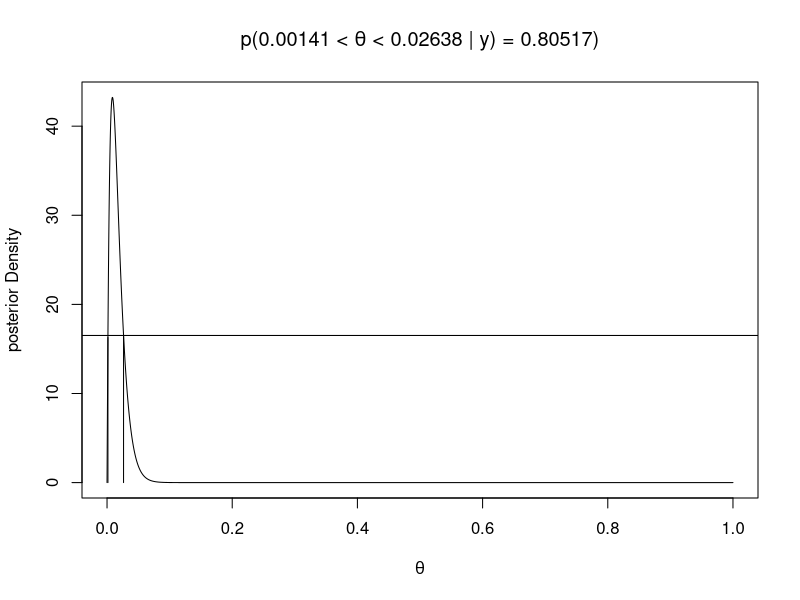
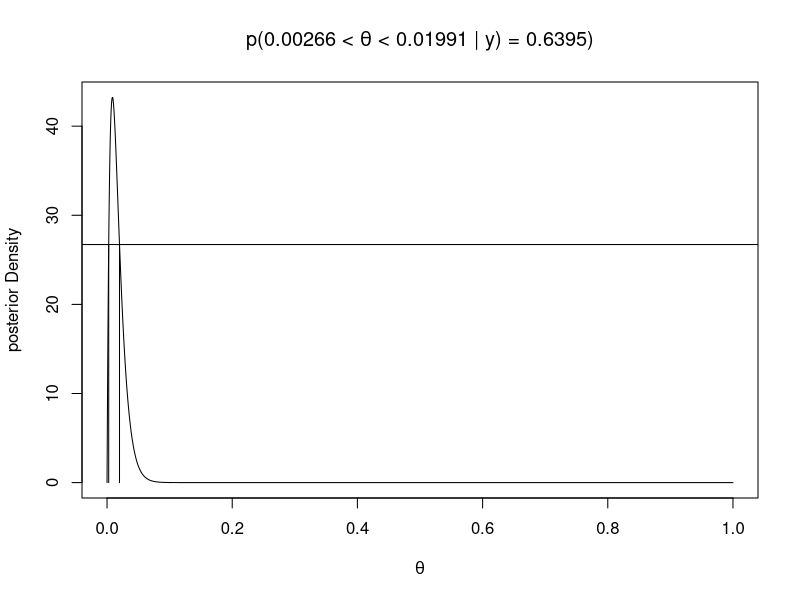
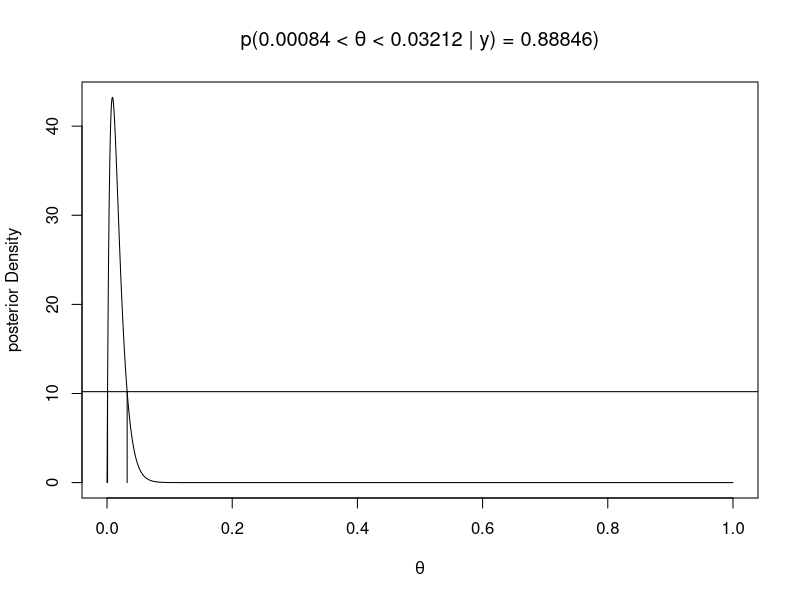
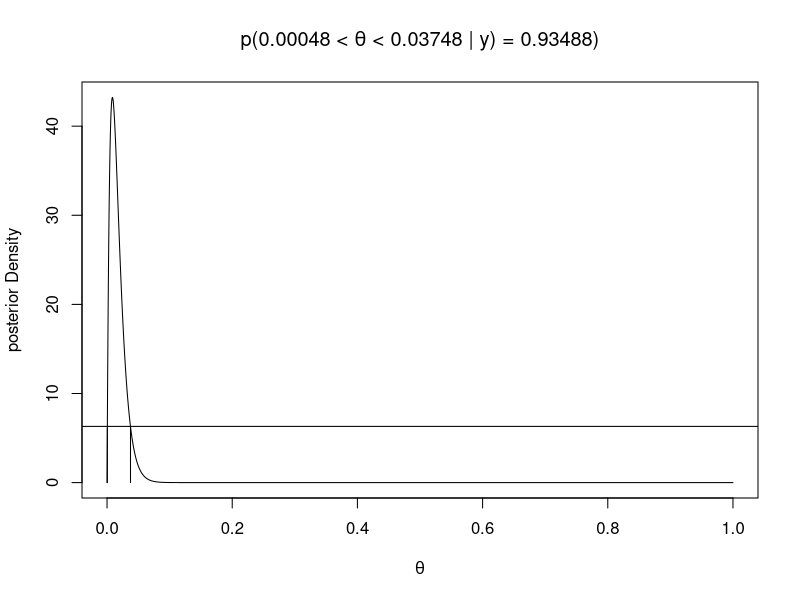
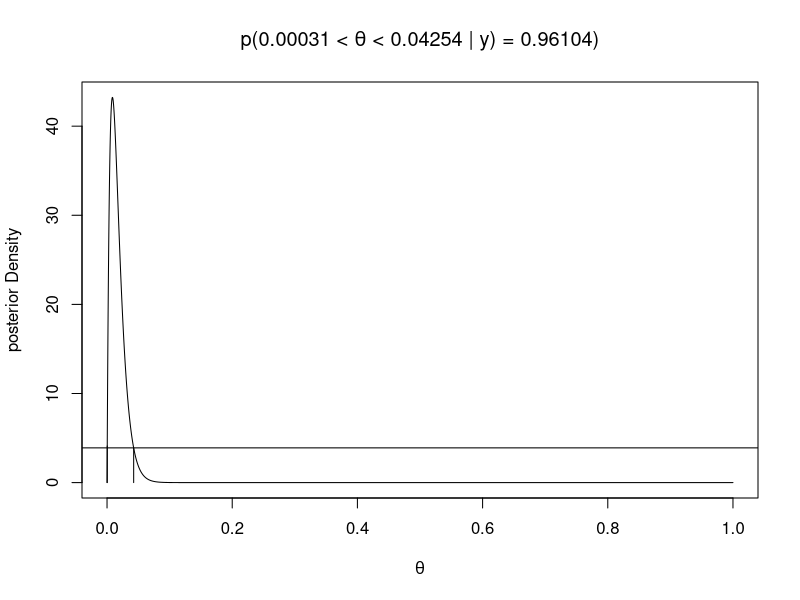
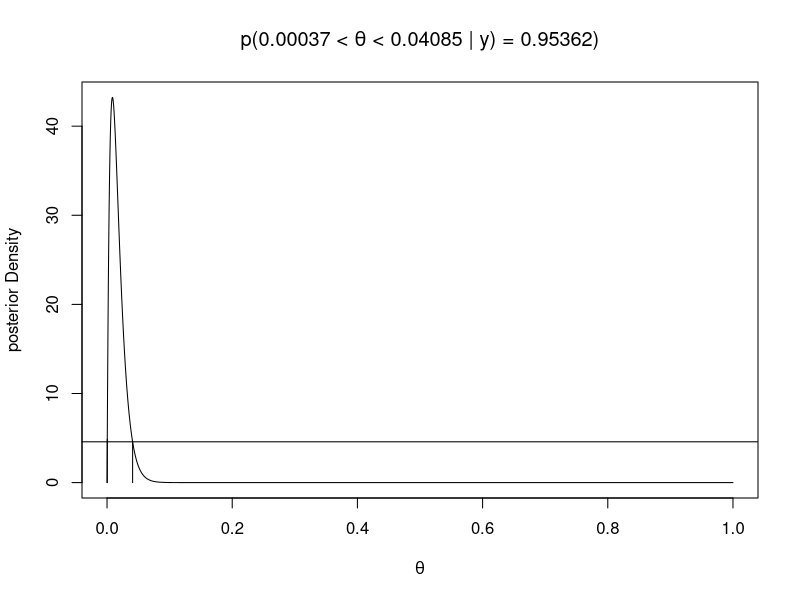
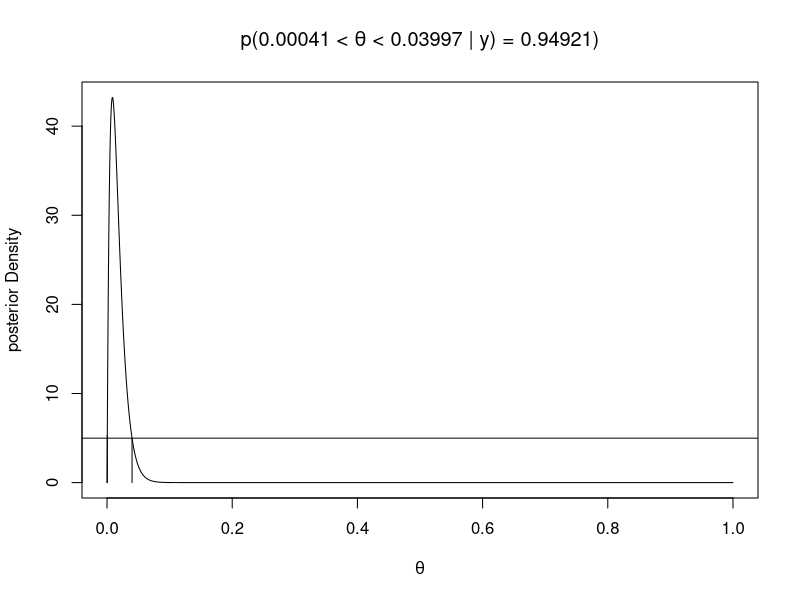
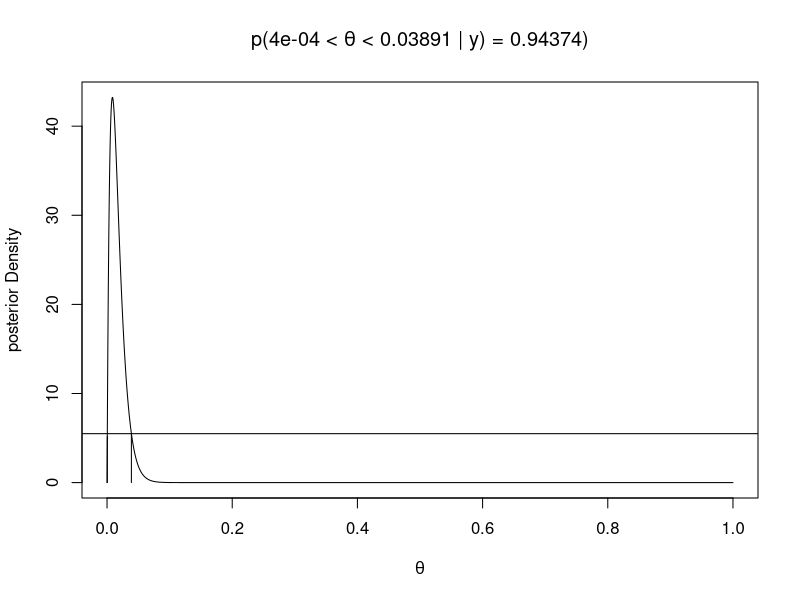

Generate these figures, in order, with R:
library(tidyverse)

CauchyPercentage <- function(y = NULL,# a value to test Pr[p < y]
                             alpha = 0.025,
                             x, # a vector of samples
                             p # a vector of possible parameters
) {
  
  dens <- function(p) {
    vapply(p,cauchydist,min(p), x = x)
  }
  
  cauchydens <- function(x,p,climlow = -Inf,climhigh = Inf){
    
    cauchydist <- function(x,p) {
      H = vector(mode = "numeric",length = length(x))
      for(i in 1:length(x)){
        H[i] = (1+(x[i] - p)^2)^(-1)
      }
      return(prod(H))
    }

    c = (integrate(dens, climlow, climhigh)$value)^(-1)
    data.frame(vparams = p, postdens = c*dens(p))
  }
  
  df = cauchydens(x,p)
  
  yind = ifelse(length(which(df$vparams == y))==1,
                which(df$vparams == y),
                max(which(df$vparams < y)))
  
  plot(df$vparams, df$postdens, type = 'l')
  abline(v = df$vparams[yind])
  abline(h = df[yind,"postdens"])
  
  cumdist = c*integrate(dens,climlow,y)$value
  difference = abs(alpha - cumdist)
  results = c(yind,df[yind,"postdens"],cumdist)
  invisible(results)
  return(difference)
}

CauchyHPD <- function(x, # vector of samples 
                      p, # vector of possible parameter values
                      alpha = 0.95, # HPD interval value
                      tol = 0.0001) { # level of tolerance for exact HPD interval
  
  cauchydens <- function(x,p){
    
    cauchydist <- function(x,p) {
      H = vector(mode = "numeric",length = length(x))
      for(i in 1:length(x)){
        H[i] = (1+(x[i] - p)^2)^(-1)
      }
      return(prod(H))
    }
    dens = function(p) vapply(p,cauchydist,min(p), x = x)
    c = (integrate(dens, -Inf, Inf)$value)^(-1)
    data.frame(vparams = p, postdens = c*dens(p))
  }
  
  df = cauchydens(x,p)
  
  cumdist = cumsum(df$postdens)*diff(df$vparams)[1]
  post_median = which.min(abs(cumdist-0.5))
  
  HPDlimits <- function(post_dens) { ## find lower and upper values for which
    ## prob dens is closest to target value
    lower = which.min(abs(df$postdens[1:post_median]-post_dens))
    upper = which.min(abs(df$postdens[(post_median+1):length(df$postdens)]-post_dens))+post_median
    limits = c(lower,upper)
  }
  
  HPDlimitarea <- function(post_dens) {
    limitints = HPDlimits(post_dens)
    limitarea = sum(df$postdens[limitints[1]:limitints[2]])*diff(df$vparams)[1]
  }
  ## find credible interval
  v2 = seq(0,max(df$postdens),by=tol)
  vals = sapply(v2,HPDlimitarea)
  w = which.min(abs(vals-alpha))
  r = c(df$vparams[HPDlimits(v2[w])])
  names(r) = c("lower","upper")
  # par(mfrow = c(1,2))
  # plot(df$vparams, cumdist, type = 'l')
  # abline(h = 0.5)
  # abline(v = df$vparams[post_median], col = 'red')
  # abline(v = r["upper"], col = 'blue')
  # abline(v = r["lower"], col = 'blue')
  # plot(df$vparams, df$postdens, type = 'l')
  # abline(v = df$vparams[post_median], col = 'red')
  # abline(h = df[HPDlimits(v2[w])[1],"postdens"])
  # abline(v = r["upper"], col = 'blue')
  # abline(v = r["lower"], col = 'blue')
  return(r)
}




HPD <- function(h, # height
                mode, # how to split the uniroot interval 
                dfunc, 
                pfunc,
                alpha = 0.95,
                plot = TRUE){
  
  lt       = uniroot(f=function(x){ dfunc(x) - h}, 
                     lower = 0, 
                     upper = mode)$root
  ut       = uniroot(f=function(x){ dfunc(x) - h}, 
                     lower = mode,
                     upper = 1)$root
  
  coverage = pfunc(ut) - pfunc(lt)
  
  hpdval   = abs(alpha - coverage)
  
  if (plot) {
    th     = seq(0, 1, length=10000)
    plot(th, dfunc(th),
         t = "l", 
         lty = 1,
         xlab = expression(theta),
         ylab = "posterior Density")
    
    abline(h = h)
    segments(ut, 0, ut, dfunc(ut))
    segments(lt, 0, lt, dfunc(lt))
    title(
      bquote(
        paste("p(",.(round(lt, 5))," < ", theta, " < ",
              .(round(ut,5)), " | " , y, ") = ",
              .(round(coverage, 5)), ")")))
  }
  results <<- data.frame(lt,ut,coverage,h)
  return(hpdval)}

y=1; n=100; a=1; b=17; p=0.95
upper <- max(dbeta(seq(0, 1, length=10000),y + a,n-y+b))
interval <- seq(0,upper,by = 0.00001)
dfunc <- function(x) dbeta(x, y + a, n - y + b)
pfunc <-function(x) pbeta(x, y + a, n - y + b)
mode <- (y + a - 1)/(n + a + b - 2)

optimize(HPD,
         interval = interval,
         lower = min(interval),
         tol = .Machine$double.eps,
         mode = mode,
         dfunc = dfunc,
         pfunc = pfunc)
